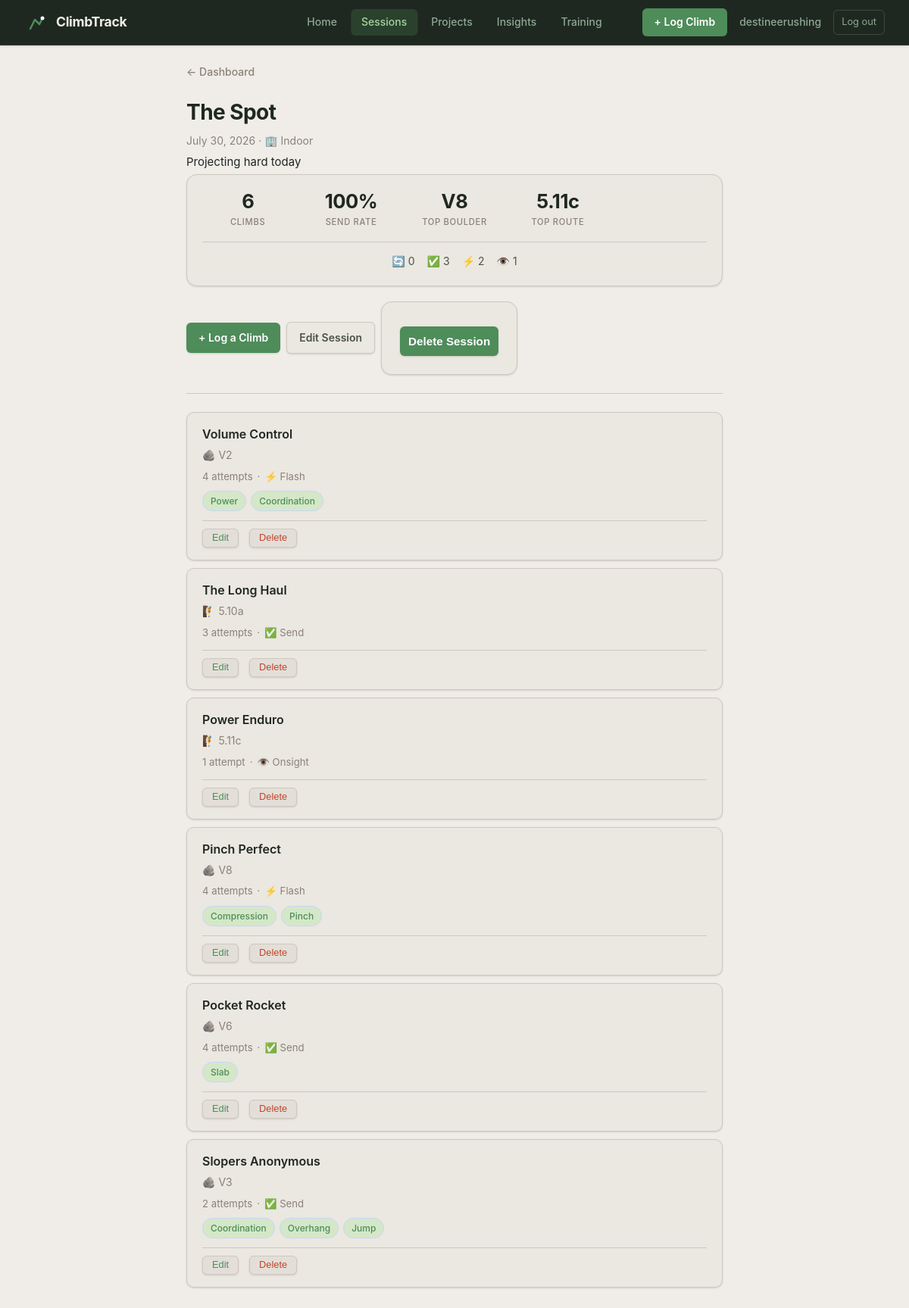
Page /session/65 (signed in) on the committed database.
### app.py (models this page shows, shortened)
class User(UserMixin, db.Model):
    id = db.Column(db.Integer, primary_key=True)
    email = db.Column(db.String(150), unique=True, nullable=False)
    display_name = db.Column(db.String(100), nullable=False)
    password_hash = db.Column(db.String(256), nullable=False)
    profile_photo = db.Column(db.String(200))
    created_at = db.Column(db.DateTime, default=datetime.utcnow)
    sessions = db.relationship('Session', backref='user', lazy=True)

class Gym(db.Model):
    id = db.Column(db.Integer, primary_key=True)
    name = db.Column(db.String(100), nullable=False, unique=True)
    address = db.Column(db.String(200))
    is_outdoor = db.Column(db.Boolean, default=False)
    image_filename = db.Column(db.String(200))
    created_at = db.Column(db.DateTime, default=datetime.utcnow)
    sessions = db.relationship('Session', backref='gym', lazy=True)
    routes = db.relationship('Route', backref='gym', lazy=True)

class Session(db.Model):
    id = db.Column(db.Integer, primary_key=True)
    date = db.Column(db.DateTime, default=datetime.utcnow)
    gym_id = db.Column(db.Integer, db.ForeignKey('gym.id'), nullable=True)
    user_id = db.Column(db.Integer, db.ForeignKey('user.id'), nullable=True)
    location = db.Column(db.String(100))
    session_type = db.Column(db.String(20), default='indoor')
    notes = db.Column(db.String(300))
    climbs = db.relationship('Climb', backref='session', lazy=True)

class Climb(db.Model):
    id = db.Column(db.Integer, primary_key=True)
    session_id = db.Column(db.Integer, db.ForeignKey('session.id'), nullable=True)
    route_id = db.Column(db.Integer, db.ForeignKey('route.id'), nullable=True)
    climb_name = db.Column(db.String(100))
    discipline = db.Column(db.String(20), default='boulder')  # 'boulder' or 'route'
    grade = db.Column(db.String(20))
    attempts = db.Column(db.Integer)
    result = db.Column(db.String(20), default='attempt')
    notes = db.Column(db.String(500))
    style_tags = db.Column(db.String(300))  # comma-separated e.g. "crimp,overhang"
    photo_filename = db.Column(db.String(200))
    video_url = db.Column(db.String(500))
    def get_style_tags(self):
        if not self.style_tags:
            return []
        return [t.strip() for t in self.style_tags.split(',') if t.strip()]

### app.py (the view)
@app.route("/session/<int:session_id>")
@login_required
def view_session(session_id):
    session = Session.query.get_or_404(session_id)
    stats = compute_stats(session.climbs)
    return render_template(
        "session.html",
        session=session,
        result_labels=RESULT_LABELS,
        stats=stats
    )

### app.py (called while the page is built)
@login_manager.user_loader
def load_user(user_id):
    return User.query.get(int(user_id))

def compute_stats(climbs):
    total = len(climbs)
    sends = sum(1 for c in climbs if c.result in SEND_RESULTS)
    send_rate = round((sends / total) * 100) if total > 0 else 0
    sent_climbs = [c for c in climbs if c.result in SEND_RESULTS and c.grade]
    def find_hardest(discipline):
        candidates = [c.grade for c in sent_climbs if c.discipline == discipline]
        if not candidates:
            return None
        return max(candidates, key=lambda g: GRADE_RANK.get((discipline, g), -1))
    hardest_boulder = find_hardest('boulder')
    hardest_route = find_hardest('route')
    breakdown = {rt: sum(1 for c in climbs if c.result == rt) for rt in RESULT_TYPES}
    return {
        'total': total,
        'sends': sends,
        'send_rate': send_rate,
        'hardest_boulder': hardest_boulder,
        'hardest_route': hardest_route,
        'breakdown': breakdown,
    }

### templates/session.html (shortened to what this page needs)
<!DOCTYPE html>
<html>
<head>
    <link rel="stylesheet" href="{{ url_for('static', filename='style.css') }}">
</head>
<body>
    <header class="desktop-nav">
        <a href="/" class="desktop-nav-logo">
            <span class="desktop-nav-wordmark">ClimbTrack</span>
        </a>
        <nav class="desktop-nav-links">
            <a href="/" class="desktop-nav-link">Home</a>
            <a href="/gyms" class="desktop-nav-link active">Sessions</a>
            <a href="/projects" class="desktop-nav-link">Projects</a>
            <a href="/insights" class="desktop-nav-link">Insights</a>
            <a href="/training" class="desktop-nav-link">Training</a>
        </nav>
        <div class="desktop-nav-user">
            <a href="/session/new" class="desktop-nav-cta">+ Log Climb</a>
            <a href="/profile" class="desktop-nav-name" style="text-decoration:none;">{{ current_user.display_name }}</a>
            <a href="/logout" class="desktop-nav-logout">Log out</a>
        </div>
    </header>
    <nav class="top-nav"><a href="/">← Dashboard</a></nav>
    <h1>{{ session.gym.name if session.gym else session.location }}</h1>
    <p class="muted">
        {{ session.date.strftime('%B %d, %Y') }} ·
        {% if session.session_type == 'outdoor' %}⛰️ Outdoor{% else %}🏢 Indoor{% endif %}
    </p>
    {% if session.notes %}<p>{{ session.notes }}</p>{% endif %}
    {% if stats.total > 0 %}
    <div class="stats-card">
        <div class="stats-grid">
            <div class="stat">
                <div class="stat-value">{{ stats.total }}</div>
                <div class="stat-label">Climbs</div>
            </div>
            <div class="stat">
                <div class="stat-value">{{ stats.send_rate }}%</div>
                <div class="stat-label">Send Rate</div>
            </div>
            <div class="stat">
                <div class="stat-value">{{ stats.hardest_boulder or '—' }}</div>
                <div class="stat-label">Top Boulder</div>
            </div>
            <div class="stat">
                <div class="stat-value">{{ stats.hardest_route or '—' }}</div>
                <div class="stat-label">Top Route</div>
            </div>
        </div>
        <div class="breakdown">
            <span>🔄 {{ stats.breakdown.attempt }}</span>
            <span>✅ {{ stats.breakdown.send }}</span>
            <span>⚡ {{ stats.breakdown.flash }}</span>
            <span>👁️ {{ stats.breakdown.onsight }}</span>
        </div>
    </div>
    {% endif %}
    <div class="btn-row">
        <a href="/session/{{ session.id }}/add" class="btn">+ Log a Climb</a>
        <a href="/session/{{ session.id }}/edit" class="btn btn-secondary">Edit Session</a>
        <form method="POST" action="/session/{{ session.id }}/delete" style="display:inline" onsubmit="return confirm('Delete this entire session and all its climbs?');">
            <button type="submit" class="btn btn-danger">Delete Session</button>
        </form>
    </div>
    <hr>
    {% if session.climbs %}
        {% for climb in session.climbs %}
        <div class="card">
            <h3>
                {% if climb.route_id %}
                <a href="/route/{{ climb.route_id }}">{{ climb.climb_name }}</a>
                {% else %}
                {{ climb.climb_name }}
                {% endif %}
            </h3>
            <p class="muted">{% if climb.discipline == 'route' %}🧗{% else %}🪨{% endif %} {{ climb.grade }}</p>
            <div class="mini-stats">
                <span>{{ climb.attempts }} attempt{% if climb.attempts != 1 %}s{% endif %}</span>
                <span>·</span>
                <span>{{ result_labels[climb.result] }}</span>
            </div>
            {% if climb.get_style_tags() %}
            <div class="tag-list">
                {% for tag in climb.get_style_tags() %}
                <span class="tag">{{ tag | capitalize }}</span>
                {% endfor %}
            </div>
            {% endif %}
            <div class="card-actions">
                <button class="card-action-btn" onclick="window.location='/climb/{{ climb.id }}/edit'">Edit</button>
                <button class="card-action-btn card-action-btn-danger" onclick="if(confirm('Delete this climb?')) { fetch('/climb/{{ climb.id }}/delete', {method:'POST'}).then(() => window.location.reload()) }">Delete</button>
            </div>
        </div>
        {% endfor %}
    {% else %}
        <div class="empty-state">
            <div class="empty-state-icon">🧗</div>
            <p>No climbs logged yet. Add your first one!</p>
        </div>
    {% endif %}
</body>
</html>

### rows in the picture
User: display_name "destineerushing"
Gym: gym "The Spot"
Climb: grade "V8", climb_name "Pinch Perfect", attempts "4", result "⚡ Flash", tag "Compression" "Pinch"
Climb: grade "5.11c", climb_name "Power Enduro", attempts "1", result "👁️ Onsight"
Climb: climb_name "Volume Control", grade "V2", attempts "4", result "⚡ Flash", tag "Power" "Coordination"
Climb: climb_name "The Long Haul", grade "5.10a", attempts "3", result "✅ Send"
Climb: climb_name "Pocket Rocket", grade "V6", attempts "4", result "✅ Send", style_tags "Slab"
Climb: climb_name "Slopers Anonymous", grade "V3", attempts "2", result "✅ Send", tag "Coordination" "Overhang" "Jump"

### other values in the picture
{{ session.date.strftime('%B %d, %Y') }} "July 30, 2026"
{{ session.notes }} "Projecting hard today"
{{ stats.total }} "6"
{{ stats.send_rate }} "100"
{{ stats.breakdown.attempt }} "0"
{{ stats.breakdown.send }} "3"
{{ stats.breakdown.flash }} "2"
{{ stats.breakdown.onsight }} "1"
